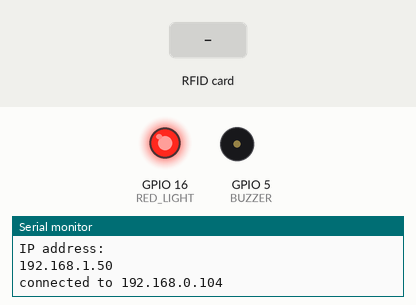
This sketch was run on a simulated ESP8266 (NodeMCU). Shown: output pins drawn as LEDs (lit = HIGH), buzzer (waves = sounding), the last lines printed to the serial monitor. The test bench sets the inputs (shaded band). WiFi joins after 1.5 s; servers stay silent unless stated; uploads are accepted with an empty reply; pins used as bus, display or sensor lines are not drawn.

Above: at 2.7 s.
2.8 s: RFID card 5E 7A 19 C4 held to the reader
At 3.2 s:
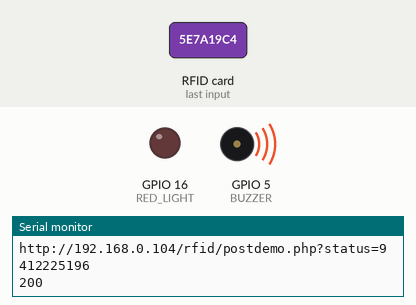
Timing chart, 0 to 5.8 s (numbered marks = the images above; inputs shaded):
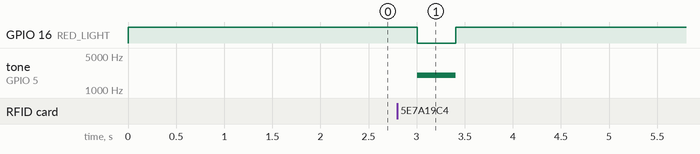

Measured:
- after the input at 2.8 s, GPIO 16 (RED_LIGHT): HIGH → LOW after 0.21 s, → HIGH 0.40 s later; tone on GPIO 5 (BUZZER): silent → 2000 Hz after 0.21 s, → silent 0.40 s later

The sketch:

ESP8266_final_code_Node_MCU_final_code.ino.ino
```cpp
//The esp8266 cost 14000frw and the reader 10000frw the whole project will now cost 250000
#include <MFRC522.h>
#include <ESP8266WiFi.h>
#include <WiFiClient.h>
#include <ESP8266WebServer.h>
#include <ESP8266WiFiMulti.h>
#include <ESP8266HTTPClient.h>
#include <SPI.h >


ESP8266WiFiMulti WiFiMulti;
#define RST_PIN 15 // RST-PIN for RC522 - RFID - SPI - Modul GPIO15
#define SS_PIN  2  // SDA-PIN for RC522 - RFID - SPI - Modul GPIO2
#define BUZZER 5
#define RED_LIGHT 16
#define YELLOW_LIGHT 15
MFRC522 mfrc522(SS_PIN, RST_PIN);   // Create MFRC522 instance


int frequency = 2000;
char *UID;
String data, tag;

void setup() {
  const uint16_t port = 80;
  const char * host = "192.168.0.104"; // ip or dns
  pinMode(BUZZER, OUTPUT);
  pinMode(RED_LIGHT, OUTPUT);
  pinMode(YELLOW_LIGHT, OUTPUT);
  digitalWrite(BUZZER, LOW);
  digitalWrite(YELLOW_LIGHT, LOW);
  digitalWrite(RED_LIGHT, HIGH);
  Serial.begin(115200);
  SPI.begin();           // Init SPI bus
  mfrc522.PCD_Init();    // Init MFRC522
  delay(30);


  // We start by connecting to a WiFi network
  WiFi.mode(WIFI_STA);
  WiFiMulti.addAP("Olivier", "Mugeni123");

  Serial.println();
  Serial.println();
  Serial.print("Wait for WiFi... ");

  while (WiFiMulti.run() != WL_CONNECTED) {
    Serial.print(".");
    delay(10);
  }
  Serial.println("");
  Serial.println("WiFi connected");
  Serial.println("IP address: ");

  Serial.println(WiFi.localIP());
  Serial.print("connected to ");
  Serial.println(host);
}

void loop() {

  const uint16_t port = 80;
  const char * host = "192.168.0.104"; // ip or dns

  // Use WiFiClient class to create TCP connections
  HTTPClient http;

  //if (!client.connect) {
  //Serial.println("Connection to host failure");
  //Serial.println("Refresh, 2 sec...");
  //delay(2000);
  //return;
  //}

  if ( ! mfrc522.PICC_IsNewCardPresent()) {
    delay(20);
    return;
  }
  // Select one of the cards
  if ( ! mfrc522.PICC_ReadCardSerial()) {
    delay(20);
    return;
  }

  for (byte i = 0; i <  mfrc522.uid.size; i++) {
    tag += mfrc522.uid.uidByte[i];
  }
  data += "?status=" + tag ;
  String Link = "http://192.168.0.104/rfid/postdemo.php" + data;
  http.begin(Link);
  int httpCode = http.GET();
  Serial.println(Link);
  Serial.println(httpCode);
  http.end();
  tag = "";
  data = "";
  if(httpCode==200){
  tone(BUZZER, frequency);
  digitalWrite(RED_LIGHT, LOW);
  digitalWrite(YELLOW_LIGHT, HIGH);
  delay(400);
  noTone(BUZZER);
  digitalWrite(RED_LIGHT, 1);
  digitalWrite(YELLOW_LIGHT, 0);
  delay(500);
  }

  else{

  tone(BUZZER, frequency);
  digitalWrite(RED_LIGHT, LOW);
  digitalWrite(YELLOW_LIGHT, HIGH);
  delay(100);
  noTone(BUZZER);
  digitalWrite(RED_LIGHT, 1);
  digitalWrite(YELLOW_LIGHT, 0);
  delay(150);
  tone(BUZZER, frequency);
  digitalWrite(RED_LIGHT, LOW);
  digitalWrite(YELLOW_LIGHT, HIGH);
  delay(100);
  noTone(BUZZER);
  digitalWrite(RED_LIGHT, 1);
  digitalWrite(YELLOW_LIGHT, 0);
  delay(150);

  tone(BUZZER, frequency);
  digitalWrite(RED_LIGHT, LOW);
  digitalWrite(YELLOW_LIGHT, HIGH);
  delay(100);
  noTone(BUZZER);
  digitalWrite(RED_LIGHT, 1);
  digitalWrite(YELLOW_LIGHT, 0);
  delay(150);
  tone(BUZZER, frequency);
  digitalWrite(RED_LIGHT, LOW);
  digitalWrite(YELLOW_LIGHT, HIGH);
  delay(100);
  noTone(BUZZER);
  digitalWrite(RED_LIGHT, 1);
  digitalWrite(YELLOW_LIGHT, 0);
  delay(150);
  }
}
```
